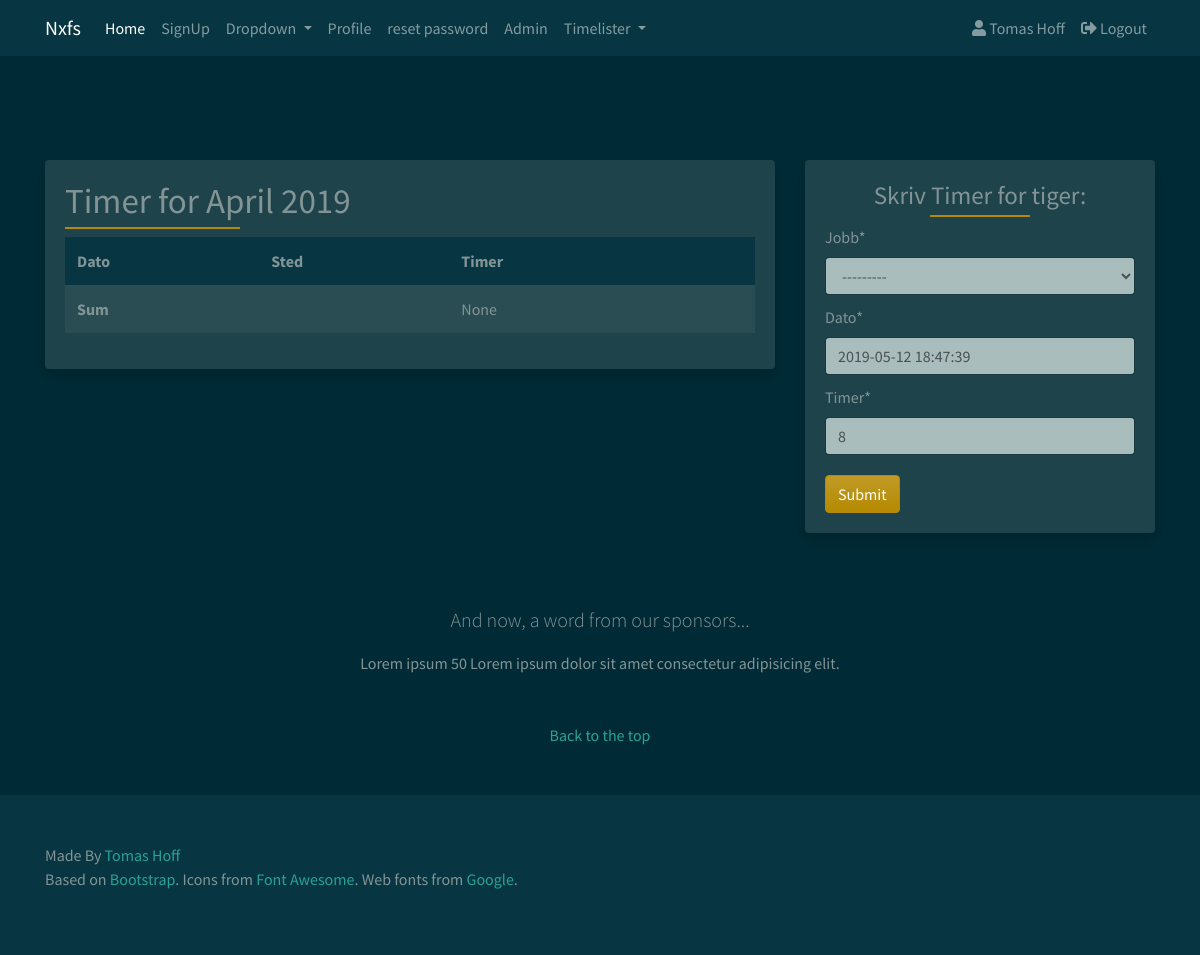
/timelister/timerlastmonth/ (signed in), run on the app's committed database.
### users/models.py (models this page shows, shortened)
class CustomUser(AbstractUser):
    objects = CustomUserManager()
    city = models.CharField(max_length=50, blank=True)
    country = models.CharField(max_length=50, blank=True)
    website = models.URLField(blank=True)
    phone = models.IntegerField(default=0)
    profile_picture = models.ImageField(
        upload_to='profile_image', default='default/profile.png')

### timelister/views.py (the view)
# urls.py: path('timerlastmonth/', views.timelisteLastmonth,
def timelisteLastmonth(request):
    last_month = datetime.now().month-1
    lastMonth = firstday - timedelta(days=1)
    last_month_timer = models.Timeliste.objects.filter(
        dato__month=last_month).filter(user=request.user).order_by('dato')
    total_timer_lastmonth = last_month_timer.aggregate(Sum('timer'))
    timeform = TimelisteForm(request.POST or None)
    if request.method == "POST":
        if timeform.is_valid():
            timeform.instance.user = request.user
            timeform.save()
            messages.success(request, 'Timer Lagt til')
            return redirect(request.META.get('HTTP_REFERER', redirect_if_referer_not_found))
    context = {
        'timeform': timeform,
        'last_month_timer': last_month_timer,
        'total_timer_lastmonth': total_timer_lastmonth,
        'lastMonth': lastMonth,
    }
    return render(request, 'timelister/timeliste_lastmonth.html', context)

### timelister/forms.py
class TimelisteForm(forms.ModelForm):
    timer = forms.CharField(max_length="2", initial="8", widget=forms.TextInput(
        attrs={
            'placeholder': '* Antall Timer...',
        }))
    dato = forms.DateField(required=True, initial=datenow,
                           widget=DatePickerInput())
    class Meta:
        model = Timeliste
        fields = (
            'jobb',
            'dato',
            'timer',
        )

### srv/context_processors.py (called while the page is built)
def custom_context(request):
    navbarloginform = LoginForm(request.POST or None)
    return {
        'navbarloginform': navbarloginform
    }

### timelister/models.py (called while the page is built)
    def __str__(self):
        return self.tittel

### templates/timelister/timeliste_lastmonth.html (shortened to what this page needs)
{% extends 'base.html' %}
{% block content %}
{% load crispy_forms_tags %}
<div class="col-lg-8">
    <div class="card border-0 shadow mb-4">
        <div class="card-body">
            <h2 class="card-body">Timer for {{ lastMonth|date:'F o' }}</h2>
            <table class="table table-striped table-borderless">
                <thead class="thead-custom">
                    <tr>
                        <th scope="col">Dato</th>
                        <th scope="col">Sted</th>
                        <th scope="col">Timer</th>
                        <th scope="col"></th>
                    </tr>
                </thead>
                <tbody>
                    <tr>
                        <th scope="row">Sum</th>
                        <td></td>
                        <td>{{ total_timer_lastmonth.timer__sum }}</td>
                        <td></td>
                    </tr>
                </tbody>
            </table>
        </div>
    </div>
</div>
<div class="col-lg-4">
    <div class="card border-0 shadow mb-4 d-none d-lg-block">
        <div class="card-body">
            <div class="form-group">
                <h2>Skriv Timer for {{ user.username }}:
                </h2>
                <form method="POST" action=".">
                    {{ timeform|crispy }}
                    <button type="submit" class="btn btn-primary button-card">Submit</button>
                </form>
            </div>
        </div>
    </div>
</div>
{% endblock content %}

### templates/func/name.html
{% if user.first_name == '' %}
{{ user.username|title }}
{% else %}
{{ user.first_name|title }} {{ user.last_name|title }}
{% endif %}

### static_in_env/css/custom.css (style rules this page uses)
* { margin: 0; padding: 0; }
.button-card { margin-top: 10px !important; }
.card-body h2 { font-weight: 500; font-size: 35px; text-align: left; position: relative; padding: 0px 0 5px; margin-bottom: 10px; }
.card-body h2::after { background: #B58900; width: 175px; height: 2px; content: ""; position: absolute; top: 100%; left: 0%; transform: translateX(-0%); -o-transform: translateX(-0%); -ms-transform: translateX(-0%); -moz-transform: translateX(-0%); -webkit-transform: translateX(-0%); }
.thead-custom th { background-color: #073642; }
.form-group { margin-bottom: 0px !important; }
.form-group input { margin-bottom: 10px !important; }
.form-group select { margin-bottom: 10px !important; }
.form-group h2 { font-weight: 400; font-size: 25px; text-align: center; position: relative; padding: 0px 0 5px; margin-bottom: 10px; }
.form-group h2::after { background: #B58900; width: 100px; height: 2px; content: ""; position: absolute; top: 100%; left: 50%; transform: translateX(-50%); -o-transform: translateX(-50%); -ms-transform: translateX(-50%); -moz-transform: translateX(-50%); -webkit-transform: translateX(-50%); }
.form-group label { font-size: 16px; padding: 0px; }

### data on the page
CustomUser: first_name "Tomas", last_name "Hoff", username "tiger"

### other printed values
{{ lastMonth|date:'F o' }} "April 2019"
{{ total_timer_lastmonth.timer__sum }} "None"
